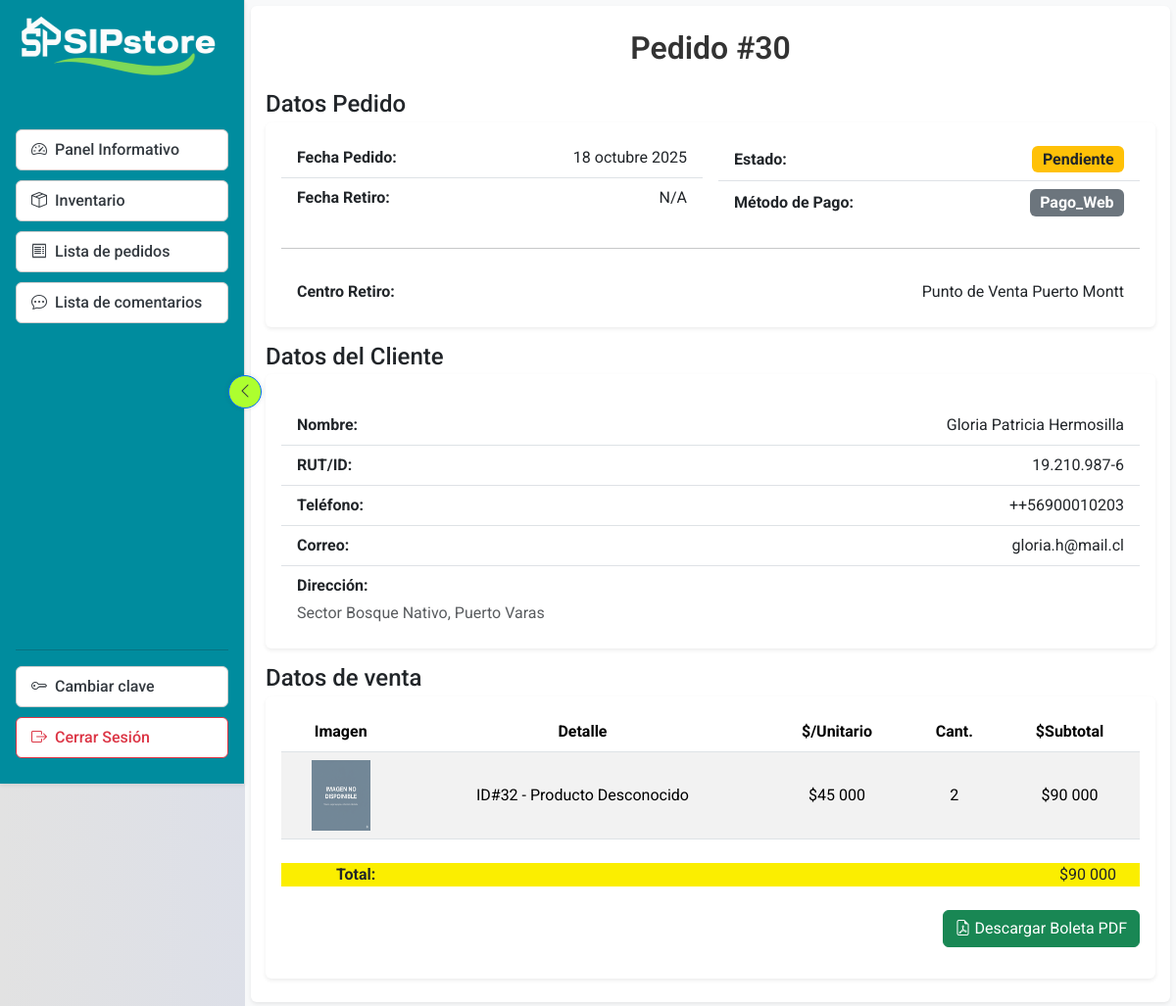
The app's page /pedidos/detail/30/ (signed in) with its own data.
### control/models.py (models this page shows, shortened)
class Pedido(models.Model):
    ESTADOS =[
        ('pendiente', 'Pendiente'),
        ('en_proceso', 'En proceso'),
        ('completado', 'Completado'),
        ('cancelado', 'Cancelado'),
    ]
    METODO =[
        ('pago_tienda', 'Pago en Tienda'),
        ('pago_web', 'Pago Web'),
    ]
    local = models.ForeignKey('Local',on_delete=models.SET_NULL,null=True, blank=True,related_name='pedidos')
    nombre_local = models.CharField(max_length=200, blank=True, null=True)
    comprador = models.CharField(max_length=200)
    rut_cli = models.CharField(max_length=12)
    correo_cli = models.EmailField()
    celular_cli = models.CharField(max_length=20)
    ubicacion_cli = models.TextField(max_length=800)
    fecha_pedido = models.DateTimeField(default=timezone.now)
    fecha_retiro = models.DateTimeField(blank=True,null=True)
    estado = models.CharField(max_length=20, choices=ESTADOS,default='pendiente')
    monto_total = models.DecimalField(max_digits=10,decimal_places=2, default=0)
    metodo_pago = models.CharField(max_length=20,choices=METODO ,default='pago_tienda')
    def __init__(self, *args, **kwargs):
        super().__init__(*args, **kwargs)
        self._estado_original = self.estado  # Guardamos el estado inicial

class DetallePedido(models.Model):
    pedido = models.ForeignKey(Pedido, on_delete=models.CASCADE, related_name='detalles')
    content_type = models.ForeignKey(ContentType, on_delete=models.SET_NULL, null=True, blank=True)
    object_id = models.PositiveIntegerField(null=True, blank=True)
    producto = GenericForeignKey('content_type', 'object_id')
    nombre_producto = models.CharField(max_length=255)
    precio_unitario = models.DecimalField(max_digits=10,decimal_places=2)
    cantidad = models.PositiveIntegerField(default=1)
    subtotal = models.DecimalField(max_digits=10,decimal_places=2,editable=False)

### control/views.py (the view)
# urls.py: path('pedidos/detail/<int:pk>/', views.pedido_detail, name='pedido_detail'),
@login_required
def pedido_detail(request, pk):
    pedidos = get_object_or_404(Pedido, pk=pk)
    detalles = DetallePedido.objects.filter(pedido=pedidos)
    context ={
        'pedido': pedidos,
        'detalles': detalles
    }
    return render(request, 'pedido_detail.html', context)

### cart/context_processors.py (called while the page is built, shortened)
def totales_carrito(request):
    carrito = request.session.get("carrito", {})
    if not isinstance(carrito, dict):
        carrito = {}
    total = 0
    cantidad_articulos = 0
    productos_detalles = []
    return {
        "total_carrito": int(total),
        "cantidad_articulos_carrito": cantidad_articulos,
        "productos_detalles": productos_detalles,
    }

### control/templates/pedido_detail.html (shortened to what this page needs)
{% extends "base_control.html" %}
{% load static %}
{% load humanize %}
{% block link %}
<link rel="stylesheet" href="{% static 'control/style/tablas.css' %}">
{% endblock %}
{% block content %}
<div class="container-fluid py-4 inventario-container">
    <h2 class="text-center mb-4">Pedido #{{ pedido.id }}</h2>
    <div class="tab-content mt-3" id="inventarioTabsContent">
        <h4 class="mb-1">Datos Pedido</h4>
        <div class="card shadow-sm border-0 w-100">
            <div class="card-body">
                <div class="row g-3">
                    <div class="col-md-6 **border-end**">
                        <ul class="list-group list-group-flush">
                            <li class="list-group-item d-flex justify-content-between align-items-center">
                                <strong>Fecha Pedido:</strong>
                                <span>{{ pedido.fecha_pedido|date:"d F Y" }}</span>
                            </li>
                            <li class="list-group-item d-flex justify-content-between align-items-center">
                                <strong>Fecha Retiro:</strong>
                                {% if pedido.fecha_retiro %}
                                <span>{{ pedido.fecha_retiro|date:"d F Y" }}</span>
                                {% else %}
                                <span>N/A</span>
                                {% endif %}
                            </li>
                        </ul>
                    </div>
                    <div class="col-md-6">
                        <ul class="list-group list-group-flush">
                            <li class="list-group-item d-flex justify-content-between align-items-center">
                                <strong>Estado:</strong>
                                {% with estado_actual=pedido.estado|title %}
                                <span class="badge fs-6
                        {% if estado_actual == 'Pendiente' %}
                            bg-warning text-dark
                        {% elif estado_actual == 'En Proceso' %}
                            bg-primary text-dark
                        {% elif estado_actual == 'Completado' %}
                            bg-success
                        {% elif estado_actual == 'Cancelado' %}
                            bg-danger
                        {% else %}
                            bg-secondary
                        {% endif %}
                        ">
                                    {{ pedido.estado|title }}
                                </span>
                                {% endwith %}
                            </li>
                            <li class="list-group-item d-flex justify-content-between align-items-center">
                                <strong>Método de Pago:</strong>
                                {% with metodo_actual=pedido.metodo_pago|lower %}
                                <span class="badge fs-6
                        {% if metodo_actual == 'pago en tienda' %}
                            bg-warning text-dark
                        {% elif metodo_actual == 'pago web' %}
                            bg-success
                        {% else %}
                            bg-secondary
                        {% endif %}
                        ">
                                    {{ pedido.metodo_pago|title }}
                                </span>
                                {% endwith %}
                            </li>
                        </ul>
                    </div>
                    <div class="col-12 m-0">
                        <hr class="my-4">
                        <ul class="list-group list-group-flush">
                            <li class="list-group-item d-flex justify-content-between align-items-center">
                                <strong>Centro Retiro:</strong>
                                <span>{{ pedido.nombre_local }}</span>
                            </li>
                        </ul>
                    </div>
                </div>
            </div>
        </div>
        <h4 class="mb-1 mt-3">Datos del Cliente</h4>
        <div class="card shadow-sm border-0 w-100">
            <div class="card-body">
                <ul class="list-group list-group-flush mt-3">
                    <li class="list-group-item d-flex justify-content-between align-items-center">
                        <strong>Nombre:</strong>
                        <span>{{ pedido.comprador }}</span>
                    </li>
                    <li class="list-group-item d-flex justify-content-between align-items-center">
                        <strong>RUT/ID:</strong>
                        <span>{{ pedido.rut_cli }}</span>
                    </li>
                    <li class="list-group-item d-flex justify-content-between align-items-center">
                        <strong>Teléfono:</strong>
                        <span>+{{ pedido.celular_cli }}</span>
                    </li>
                    <li class="list-group-item d-flex justify-content-between align-items-center">
                        <strong>Correo:</strong>
                        <span>{{ pedido.correo_cli }}</span>
                    </li>
                    <li class="list-group-item">
                        <strong>Dirección:</strong>
                        <p class="card-text mb-0 mt-1 text-muted">{{ pedido.ubicacion_cli }}</p>
                    </li>
                </ul>
            </div>
        </div>
        <h4 class="mb-1 mt-3">Datos de venta</h4>
        <div class="card shadow-sm border-0 w-100">
            <div class="card-body">
                <table class="table table-striped table-hover align-middle">
                    <thead class="table">
                        <tr>
                            <th scope="col">Imagen</th>
                            <th scope="col">Detalle</th>
                            <th scope="col">$/Unitario</th>
                            <th scope="col">Cant.</th>
                            <th scope="col">$Subtotal</th>
                        </tr>
                    </thead>
                    <tbody>
                        {% for item in detalles %}
                        <tr>
                            <td data-label="Imagen">
                                {% if item.producto.imagenes.all %}
                                <img class="" src="{{item.producto.imagenes.first.imagen.url  }}" alt="{{panel.nombre}}" style="max-width: 5vw; height: 5vw;" />
                                {% else %}
                                <img src="{% static 'img/SinImagen.png' %}" alt="Imagen no disponible" style="max-width: 5vw; height: 6vw;"/>
                                {% endif %}
                            </td>
                            <td data-label="Nombre">
                                {% if item.content_type.model == 'kitconstruccion' %}
                                K#{{ item.object_id }} - {{ item.nombre_producto }}
                                {% elif item.content_type.model == 'panel' or item.content_type.model == 'panelsip' %}
                                P#{{ item.producto.id }} - {{ item.nombre_producto }}
                                {% else %}
                                ID#{{ item.object_id }} - Producto Desconocido
                                {% endif %}
                            </td>
                            <td data-label="Precio Unitario">${{ item.precio_unitario|floatformat:0|intcomma}}</td>
                            <td data-label="Cantidad">{{ item.cantidad }}</td>
                            <td data-label="SubTotal">${{ item.subtotal|floatformat:0|intcomma }}</td>
                        </tr>
                        {% endfor %}
                    </tbody>
                </table>
                <ul lass="m-0 p-0 d-flex justify-content-between align-items-center"
                    style="background-color: rgb(251, 238, 0);">
                    <li class="list-group-item d-flex justify-content-between align-items-center m-4">
                        <strong>Total:</strong> <span>${{ pedido.monto_total|floatformat:0|intcomma }}</span>
                    </li>
                </ul>
                <div class="d-flex justify-content-end mb-3">
                    <a href="{% url 'descargar_boleta' pedido.id %}" class="btn btn-success">
                        <i class="bi bi-file-earmark-pdf"></i> Descargar Boleta PDF
                    </a>
                </div>
            </div>
        </div>
    </div>
</div>
{% endblock %}

### control/static/control/style/base_control.css (style rules this page uses)
* { padding: 0; margin: 0; }
body { background: linear-gradient(to right, #e2e2e2, #c9d6ff); font-family: "Roboto", sans-serif !important; width: 100%; }

### control/static/control/style/tablas.css (style rules this page uses)
.inventario-container { max-width: 1200px; margin: 0 auto; padding: 0 15px; overflow-x: hidden; }
h2 { font-size: 2rem; font-weight: 600; color: #333; }
.table th, .table td { white-space: nowrap; text-align: center; vertical-align: middle; }
.table thead th { white-space: nowrap; vertical-align: middle; padding-left: 10px; padding-right: 10px; }

### records on screen
Pedido: id "30", fecha_pedido "18 octubre 2025", estado "Pendiente", metodo_pago "Pago_Web", nombre_local "Punto de Venta Puerto Montt", comprador "Gloria Patricia Hermosilla", rut_cli "19.210.987-6", celular_cli "+56900010203", correo_cli "gloria.h@mail.cl", ubicacion_cli "Sector Bosque Nativo, Puerto Varas", monto_total "90 000"
DetallePedido: object_id "32", precio_unitario "45 000", cantidad "2", subtotal "90 000"
